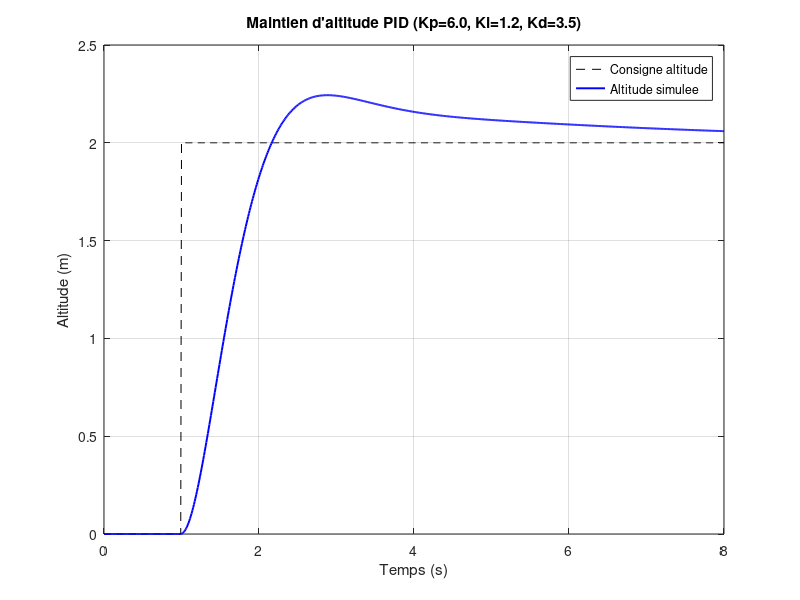

Recreate this plot in MATLAB. (Note: this script raises an error after producing the figure.)
%% drone_simulation_vol.m
% Simulation du maintien d'altitude (PID sur poussee) et du suivi
% d'une trajectoire de waypoints en 3D (mission autonome).
clear; clc; close all;

%% 1. Maintien d'altitude (PID sur la poussee totale)
m = 0.90; g = 9.81; Ts = 0.01; t = 0:Ts:8; N = length(t);

z = zeros(1,N); vz = zeros(1,N);
z_ref = zeros(1,N); z_ref(t>=1) = 2.0;   % consigne : monter a 2 m apres 1s

Kp_z = 6.0; Ki_z = 1.2; Kd_z = 3.5;
int_z = 0; z_prev_mes = 0;
F_MAX = 4*4.5; % N, poussee max (4 moteurs x 4.41N ~ marge)

for k = 2:N
    e_z = z_ref(k) - z(k-1);
    int_z = int_z + e_z*Ts;
    % derivee sur la mesure (et non sur l'erreur) pour eviter le "coup"
    % derive lors d'un echelon de consigne
    d_mes = (z(k-1) - z_prev_mes)/Ts;
    z_prev_mes = z(k-1);

    F_thrust = m*g + Kp_z*e_z + Ki_z*int_z - Kd_z*d_mes;   % poussee totale (N)
    F_thrust = max(min(F_thrust, F_MAX), 0);               % saturation actionneurs
    if F_thrust == F_MAX || F_thrust == 0
        int_z = int_z - e_z*Ts;   % anti-windup (clamping)
    end

    az = (F_thrust - m*g)/m;
    vz(k) = vz(k-1) + az*Ts;
    z(k)  = z(k-1) + vz(k)*Ts;
end

figure('Name','Maintien altitude','Color','w');
plot(t, z_ref, 'k--', t, z, 'b-', 'LineWidth',1.4);
grid on; legend('Consigne altitude','Altitude simulee','Location','best');
xlabel('Temps (s)'); ylabel('Altitude (m)');
title(sprintf('Maintien d''altitude PID (Kp=%.1f, Ki=%.1f, Kd=%.1f)', Kp_z, Ki_z, Kd_z));
saveas(gcf, '../docs/figures/matlab_drone_altitude.png');

info_z = stepinfo(z, t, 2.0);
fprintf('Temps stabilisation altitude : %.2f s\n', info_z.SettlingTime);
fprintf('Depassement altitude         : %.2f %%\n', info_z.Overshoot);

%% 2. Suivi de mission - waypoints 3D
waypoints = [0 0 0; 2 0 2; 2 2 2; 0 2 2.5; 0 0 1];
t_wp = 0:0.02:1; % parametre d'interpolation
traj = [];
for i = 1:size(waypoints,1)-1
    seg = waypoints(i,:) + t_wp'*(waypoints(i+1,:)-waypoints(i,:));
    traj = [traj; seg]; %#ok<AGROW>
end
% bruit de mesure GPS/baro simule
traj_mesuree = traj + 0.03*randn(size(traj));

figure('Name','Mission waypoints 3D','Color','w');
plot3(traj(:,1), traj(:,2), traj(:,3), 'k--', 'LineWidth',1); hold on;
plot3(traj_mesuree(:,1), traj_mesuree(:,2), traj_mesuree(:,3), 'b-', 'LineWidth',1);
plot3(waypoints(:,1), waypoints(:,2), waypoints(:,3), 'ro', 'MarkerFaceColor','r','MarkerSize',7);
grid on; axis equal; view(35,25);
xlabel('x (m)'); ylabel('y (m)'); zlabel('z (m)');
legend('Trajectoire planifiee','Trajectoire estimee (bruitee)','Waypoints','Location','best');
title('Mission autonome - suivi de waypoints');
saveas(gcf, '../docs/figures/matlab_drone_mission3d.png');

erreur_pos = sqrt(sum((traj-traj_mesuree).^2,2));
fprintf('Erreur de position moyenne : %.3f m (ecart-type %.3f m)\n', mean(erreur_pos), std(erreur_pos));
